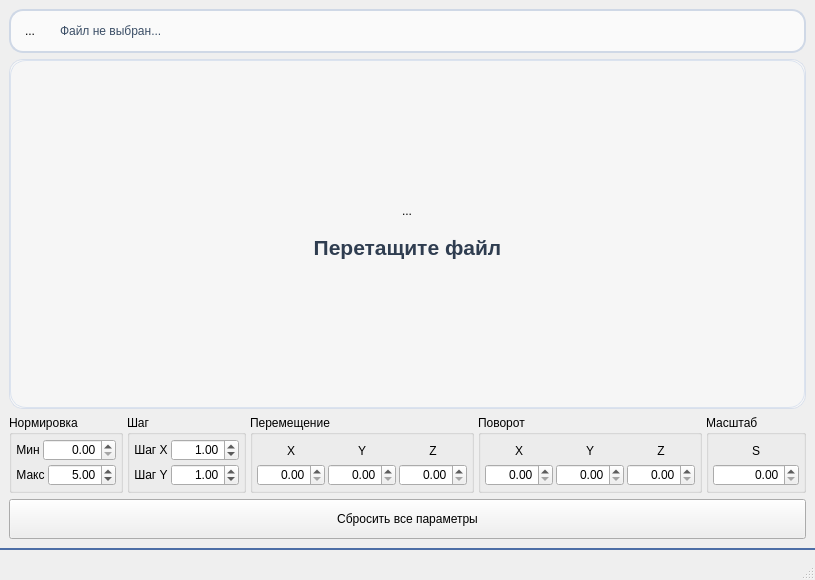
<?xml version="1.0" encoding="UTF-8"?>
<ui version="4.0">
 <class>MainWindow</class>
 <widget class="QMainWindow" name="MainWindow">
  <property name="geometry">
   <rect>
    <x>0</x>
    <y>0</y>
    <width>815</width>
    <height>580</height>
   </rect>
  </property>
  <property name="sizePolicy">
   <sizepolicy hsizetype="Preferred" vsizetype="Preferred">
    <horstretch>0</horstretch>
    <verstretch>0</verstretch>
   </sizepolicy>
  </property>
  <property name="minimumSize">
   <size>
    <width>815</width>
    <height>580</height>
   </size>
  </property>
  <property name="font">
   <font>
    <family>Segoe UI</family>
    <pointsize>9</pointsize>
   </font>
  </property>
  <property name="windowTitle">
   <string>MainWindow</string>
  </property>
  <property name="styleSheet">
   <string notr="true">QMainWindow, QWidget#centralwidget {
    background: qlineargradient(x1:0, y1:0, x2:1, y2:1,
                                stop:0 #f3f6fb, stop:0.55 #eef3fb, stop:1 #f4f0f6);
    color: #253246;
}

QMenuBar {
    background: transparent;
    border: none;
}

QPushButton#chooseFileButton {
    background: #ffffff;
    color: #2c3f59;
    border: 2px solid #93a8c6;
    border-radius: 14px;
    padding: 8px 16px;
}
QPushButton#chooseFileButton:hover { background: #f5f9ff; }
QPushButton#chooseFileButton:pressed { background: #eaf2ff; }

QWidget#fileWidget {
    background: rgba(255,255,255,0.7);
    border: 2px solid #cfd8e6;
    border-radius: 14px;
}

QLineEdit#filePathLineEdit {
    background: transparent;
    border: none;
    color: #33465f;
    padding: 0 10px;
    selection-background-color: #2f62c7;
    selection-color: #ffffff;
}
QLineEdit#filePathLineEdit:read-only {
    color: #3b4e66;
}

QFrame#regionFrame, QFrame#columnFrame {
    background: rgba(255,255,255,0.7);
    border: 2px solid #6ac8cc;
    border-radius: 14px;
}

QLabel#regionText, QLabel#columnLabel {
    color: #3a4b61;
}

QComboBox#regionComboBox,
QComboBox#columnComboBox {
    background: rgba(255,255,255,0.65);
    border: 1px solid #b8c8db;
    padding: 0 10px;
    color: #2a3d54;

}
QComboBox#regionComboBox:focus,
QComboBox#columnComboBox:focus {
    border: 2px solid #5cc7cb;
    background: #ffffff;
}

QPushButton#loadDataButton,
QPushButton#calculateMetricsButton {
    color: #ffffff;
    border: none;
    border-radius: 14px;
    padding: 8px 16px;
}
QPushButton#loadDataButton {
    background: qlineargradient(x1:0, y1:0, x2:1, y2:0,
                                stop:0 #17c2c2, stop:1 #0fa8ba);
}
QPushButton#loadDataButton:hover { background: #10b5bf; }
QPushButton#loadDataButton:pressed { background: #0d99a8; }
QPushButton#loadDataButton:disabled {
    background: #cfd4dd;
    color: #f6f7f9;
}

QPushButton#calculateMetricsButton {
    background: qlineargradient(x1:0, y1:0, x2:1, y2:0,
                                stop:0 #2f67d2, stop:1 #1d4fc0);
}
QPushButton#calculateMetricsButton:hover { background: #275cc8; }
QPushButton#calculateMetricsButton:pressed { background: #214fb0; }
QPushButton#calculateMetricsButton:disabled {
    background: #c9ced9;
    color: #eef0f4;
}

QStackedWidget#contentStackedWidget {
    background: rgba(255,255,255,0.45);
    border: 1px solid #d8dfeb;
    border-radius: 14px;
}

QWidget#emptyPage {
    background: qlineargradient(x1:0, y1:0, x2:1, y2:1,
                                stop:0 #f4f8ff, stop:1 #f6f4fa);
    border: 1px solid #dbe3ef;
    border-radius: 16px;
}
QLabel#emptyPageText {
    color: #2f3d50;
    padding: 8px 24px;
}

QTableWidget#tableWidget {
    background: #f7f9fd;
    border: 1px solid #cfd8e6;
    border-radius: 10px;
    gridline-color: #d6dde8;
    alternate-background-color: #eef2f8;
    color: #273a54;
    selection-background-color: #dce9ff;
    selection-color: #273a54;
}

QHeaderView::section {
    background: #244ca6;
    color: #ffffff;
    border: none;
    border-right: 1px solid #6283cb;
    padding: 8px 6px;
}
QTableCornerButton::section {
    background: #244ca6;
    border: none;
}

QScrollBar:vertical, QScrollBar:horizontal {
    background: transparent;
    border: none;
    margin: 2px;
}
QScrollBar::handle:vertical, QScrollBar::handle:horizontal {
    background: #b8c6dd;
    border-radius: 6px;
    min-height: 24px;
    min-width: 24px;
}
QScrollBar::handle:vertical:hover, QScrollBar::handle:horizontal:hover {
    background: #9fb1cf;
}
QScrollBar::add-line, QScrollBar::sub-line,
QScrollBar::add-page, QScrollBar::sub-page {
    background: none;
    border: none;
}

QFrame#minFrame, QFrame#maxFrame, QFrame#medianFrame {
    background: qlineargradient(x1:0, y1:0, x2:1, y2:1,
                                stop:0 #f2f6fb, stop:1 #f7f4fb);
    border: 1px solid #d8e1ee;
    border-radius: 16px;
}

QLabel#minLabelText, QLabel#maxLabelText, QLabel#medianLabelText {
    color: #2b3f5d;
}

QLineEdit#minValueLineEdit,
QLineEdit#maxValueLineEdit,
QLineEdit#medianValueLineEdit {
    background: transparent;
    border: none;
    color: #172739;
    padding-bottom: 4px;
}
QLineEdit#minValueLineEdit:read-only,
QLineEdit#maxValueLineEdit:read-only,
QLineEdit#medianValueLineEdit:read-only {
    color: #1b2c42;
}

QStatusBar {
    background: qlineargradient(x1:0, y1:0, x2:1, y2:0,
                                stop:0 #1f2f46, stop:1 #223a5d);
    color: #ffffff;
    border-top: 2px solid #4d6ea6;
    min-height: 30px;
}
QStatusBar::item { border: none; }
QStatusBar QLabel {
    color: #ffffff;
    padding-left: 8px;
}
</string>
  </property>
  <property name="toolButtonStyle">
   <enum>Qt::ToolButtonStyle::ToolButtonFollowStyle</enum>
  </property>
  <widget class="QWidget" name="centralwidget">
   <property name="sizePolicy">
    <sizepolicy hsizetype="Preferred" vsizetype="Preferred">
     <horstretch>0</horstretch>
     <verstretch>0</verstretch>
    </sizepolicy>
   </property>
   <property name="minimumSize">
    <size>
     <width>0</width>
     <height>0</height>
    </size>
   </property>
   <layout class="QVBoxLayout" name="verticalLayout_6">
    <item>
     <layout class="QHBoxLayout" name="fileRowLayout">
      <item>
       <widget class="QWidget" name="fileWidget" native="true">
        <layout class="QHBoxLayout" name="horizontalLayout">
         <item>
          <widget class="QToolButton" name="icon_2">
           <property name="enabled">
            <bool>true</bool>
           </property>
           <property name="cursor">
            <cursorShape>PointingHandCursor</cursorShape>
           </property>
           <property name="text">
            <string>...</string>
           </property>
           <property name="icon">
            <iconset>
             <normalon>:/icons/icons/CSV.svg</normalon>
            </iconset>
           </property>
           <property name="iconSize">
            <size>
             <width>30</width>
             <height>30</height>
            </size>
           </property>
           <property name="autoRaise">
            <bool>true</bool>
           </property>
          </widget>
         </item>
         <item>
          <widget class="QLineEdit" name="filePathLineEdit">
           <property name="minimumSize">
            <size>
             <width>0</width>
             <height>26</height>
            </size>
           </property>
           <property name="font">
            <font>
             <pointsize>9</pointsize>
            </font>
           </property>
           <property name="text">
            <string>Файл не выбран...</string>
           </property>
           <property name="alignment">
            <set>Qt::AlignmentFlag::AlignLeading|Qt::AlignmentFlag::AlignLeft|Qt::AlignmentFlag::AlignVCenter</set>
           </property>
           <property name="readOnly">
            <bool>true</bool>
           </property>
           <property name="placeholderText">
            <string>The file was not selected</string>
           </property>
          </widget>
         </item>
        </layout>
       </widget>
      </item>
     </layout>
    </item>
    <item>
     <layout class="QHBoxLayout" name="controlRowLayout"/>
    </item>
    <item>
     <widget class="QStackedWidget" name="contentStackedWidget">
      <property name="sizePolicy">
       <sizepolicy hsizetype="Expanding" vsizetype="Expanding">
        <horstretch>0</horstretch>
        <verstretch>0</verstretch>
       </sizepolicy>
      </property>
      <property name="acceptDrops">
       <bool>true</bool>
      </property>
      <property name="currentIndex">
       <number>0</number>
      </property>
      <widget class="QWidget" name="emptyPage">
       <property name="acceptDrops">
        <bool>true</bool>
       </property>
       <layout class="QVBoxLayout" name="verticalLayout">
        <item>
         <spacer name="verticalSpacer">
          <property name="orientation">
           <enum>Qt::Orientation::Vertical</enum>
          </property>
          <property name="sizeHint" stdset="0">
           <size>
            <width>20</width>
            <height>40</height>
           </size>
          </property>
         </spacer>
        </item>
        <item alignment="Qt::AlignmentFlag::AlignHCenter">
         <widget class="QToolButton" name="icon_4">
          <property name="enabled">
           <bool>true</bool>
          </property>
          <property name="sizePolicy">
           <sizepolicy hsizetype="Preferred" vsizetype="Preferred">
            <horstretch>0</horstretch>
            <verstretch>0</verstretch>
           </sizepolicy>
          </property>
          <property name="font">
           <font>
            <pointsize>9</pointsize>
           </font>
          </property>
          <property name="cursor">
           <cursorShape>PointingHandCursor</cursorShape>
          </property>
          <property name="acceptDrops">
           <bool>true</bool>
          </property>
          <property name="text">
           <string>...</string>
          </property>
          <property name="icon">
           <iconset resource="resources.qrc">
            <normaloff>:/icons/icons/downloadFile.svg</normaloff>
            <normalon>:/icons/icons/downloadFile.svg</normalon>:/icons/icons/downloadFile.svg</iconset>
          </property>
          <property name="iconSize">
           <size>
            <width>85</width>
            <height>85</height>
           </size>
          </property>
          <property name="autoRaise">
           <bool>true</bool>
          </property>
         </widget>
        </item>
        <item>
         <widget class="QLabel" name="emptyPageText">
          <property name="font">
           <font>
            <pointsize>16</pointsize>
            <bold>true</bold>
           </font>
          </property>
          <property name="acceptDrops">
           <bool>true</bool>
          </property>
          <property name="text">
           <string>Перетащите файл</string>
          </property>
          <property name="alignment">
           <set>Qt::AlignmentFlag::AlignCenter</set>
          </property>
          <property name="wordWrap">
           <bool>true</bool>
          </property>
         </widget>
        </item>
        <item>
         <spacer name="verticalSpacer_2">
          <property name="orientation">
           <enum>Qt::Orientation::Vertical</enum>
          </property>
          <property name="sizeHint" stdset="0">
           <size>
            <width>20</width>
            <height>40</height>
           </size>
          </property>
         </spacer>
        </item>
       </layout>
      </widget>
      <widget class="QWidget" name="graphPage">
       <property name="acceptDrops">
        <bool>true</bool>
       </property>
       <layout class="QVBoxLayout" name="verticalLayout_2">
        <item>
         <widget class="QGraphicsView" name="graphicsView">
          <property name="verticalScrollBarPolicy">
           <enum>Qt::ScrollBarPolicy::ScrollBarAlwaysOff</enum>
          </property>
          <property name="horizontalScrollBarPolicy">
           <enum>Qt::ScrollBarPolicy::ScrollBarAlwaysOff</enum>
          </property>
         </widget>
        </item>
       </layout>
      </widget>
     </widget>
    </item>
    <item>
     <layout class="QHBoxLayout" name="bottomRowLayout">
      <property name="spacing">
       <number>4</number>
      </property>
      <property name="leftMargin">
       <number>0</number>
      </property>
      <property name="topMargin">
       <number>0</number>
      </property>
      <property name="rightMargin">
       <number>0</number>
      </property>
      <property name="bottomMargin">
       <number>0</number>
      </property>
      <item>
       <widget class="QGroupBox" name="groupBox">
        <property name="title">
         <string>Нормировка</string>
        </property>
        <layout class="QVBoxLayout" name="verticalLayout_3">
         <property name="spacing">
          <number>3</number>
         </property>
         <property name="leftMargin">
          <number>4</number>
         </property>
         <property name="topMargin">
          <number>4</number>
         </property>
         <property name="rightMargin">
          <number>4</number>
         </property>
         <property name="bottomMargin">
          <number>4</number>
         </property>
         <item>
          <layout class="QHBoxLayout" name="horizontalLayout_3">
           <property name="spacing">
            <number>3</number>
           </property>
           <item>
            <widget class="QLabel" name="label_2">
             <property name="text">
              <string>Мин</string>
             </property>
             <property name="alignment">
              <set>Qt::AlignmentFlag::AlignCenter</set>
             </property>
            </widget>
           </item>
           <item>
            <widget class="QDoubleSpinBox" name="doubleSpinBox_2">
             <property name="sizePolicy">
              <sizepolicy hsizetype="Expanding" vsizetype="Fixed">
               <horstretch>0</horstretch>
               <verstretch>0</verstretch>
              </sizepolicy>
             </property>
             <property name="minimumSize">
              <size>
               <width>68</width>
               <height>0</height>
              </size>
             </property>
             <property name="alignment">
              <set>Qt::AlignmentFlag::AlignRight|Qt::AlignmentFlag::AlignTrailing|Qt::AlignmentFlag::AlignVCenter</set>
             </property>
            </widget>
           </item>
          </layout>
         </item>
         <item>
          <layout class="QHBoxLayout" name="horizontalLayout_2">
           <property name="spacing">
            <number>3</number>
           </property>
           <item>
            <widget class="QLabel" name="label">
             <property name="text">
              <string>Макс</string>
             </property>
             <property name="alignment">
              <set>Qt::AlignmentFlag::AlignCenter</set>
             </property>
            </widget>
           </item>
           <item>
            <widget class="QDoubleSpinBox" name="doubleSpinBox">
             <property name="sizePolicy">
              <sizepolicy hsizetype="Expanding" vsizetype="Fixed">
               <horstretch>0</horstretch>
               <verstretch>0</verstretch>
              </sizepolicy>
             </property>
             <property name="minimumSize">
              <size>
               <width>68</width>
               <height>0</height>
              </size>
             </property>
             <property name="alignment">
              <set>Qt::AlignmentFlag::AlignRight|Qt::AlignmentFlag::AlignTrailing|Qt::AlignmentFlag::AlignVCenter</set>
             </property>
             <property name="value">
              <double>5.000000000000000</double>
             </property>
            </widget>
           </item>
          </layout>
         </item>
        </layout>
       </widget>
      </item>
      <item>
       <widget class="QGroupBox" name="groupBox_2">
        <property name="title">
         <string>Шаг</string>
        </property>
        <layout class="QVBoxLayout" name="verticalLayout_7">
         <property name="spacing">
          <number>3</number>
         </property>
         <property name="leftMargin">
          <number>4</number>
         </property>
         <property name="topMargin">
          <number>4</number>
         </property>
         <property name="rightMargin">
          <number>4</number>
         </property>
         <property name="bottomMargin">
          <number>4</number>
         </property>
         <item>
          <layout class="QHBoxLayout" name="horizontalLayout_4">
           <property name="spacing">
            <number>3</number>
           </property>
           <item>
            <widget class="QLabel" name="label_3">
             <property name="text">
              <string>Шаг X</string>
             </property>
             <property name="alignment">
              <set>Qt::AlignmentFlag::AlignCenter</set>
             </property>
            </widget>
           </item>
           <item>
            <widget class="QDoubleSpinBox" name="doubleSpinBox_3">
             <property name="sizePolicy">
              <sizepolicy hsizetype="Expanding" vsizetype="Fixed">
               <horstretch>0</horstretch>
               <verstretch>0</verstretch>
              </sizepolicy>
             </property>
             <property name="minimumSize">
              <size>
               <width>68</width>
               <height>0</height>
              </size>
             </property>
             <property name="alignment">
              <set>Qt::AlignmentFlag::AlignRight|Qt::AlignmentFlag::AlignTrailing|Qt::AlignmentFlag::AlignVCenter</set>
             </property>
             <property name="value">
              <double>1.000000000000000</double>
             </property>
            </widget>
           </item>
          </layout>
         </item>
         <item>
          <layout class="QHBoxLayout" name="horizontalLayout_7">
           <property name="spacing">
            <number>3</number>
           </property>
           <item>
            <widget class="QLabel" name="label_4">
             <property name="text">
              <string>Шаг Y</string>
             </property>
             <property name="alignment">
              <set>Qt::AlignmentFlag::AlignCenter</set>
             </property>
            </widget>
           </item>
           <item>
            <widget class="QDoubleSpinBox" name="doubleSpinBox_4">
             <property name="sizePolicy">
              <sizepolicy hsizetype="Expanding" vsizetype="Fixed">
               <horstretch>0</horstretch>
               <verstretch>0</verstretch>
              </sizepolicy>
             </property>
             <property name="minimumSize">
              <size>
               <width>68</width>
               <height>0</height>
              </size>
             </property>
             <property name="alignment">
              <set>Qt::AlignmentFlag::AlignRight|Qt::AlignmentFlag::AlignTrailing|Qt::AlignmentFlag::AlignVCenter</set>
             </property>
             <property name="value">
              <double>1.000000000000000</double>
             </property>
            </widget>
           </item>
          </layout>
         </item>
        </layout>
       </widget>
      </item>
      <item>
       <widget class="QGroupBox" name="groupBox_3">
        <property name="title">
         <string>Перемещение </string>
        </property>
        <layout class="QHBoxLayout" name="horizontalLayout_5">
         <property name="spacing">
          <number>3</number>
         </property>
         <property name="leftMargin">
          <number>4</number>
         </property>
         <property name="topMargin">
          <number>4</number>
         </property>
         <property name="rightMargin">
          <number>4</number>
         </property>
         <property name="bottomMargin">
          <number>4</number>
         </property>
         <item>
          <layout class="QVBoxLayout" name="verticalLayout_4">
           <property name="spacing">
            <number>2</number>
           </property>
           <item>
            <widget class="QLabel" name="label_6">
             <property name="text">
              <string>X</string>
             </property>
             <property name="alignment">
              <set>Qt::AlignmentFlag::AlignCenter</set>
             </property>
            </widget>
           </item>
           <item>
            <widget class="QDoubleSpinBox" name="doubleSpinBox_5">
             <property name="sizePolicy">
              <sizepolicy hsizetype="Expanding" vsizetype="Fixed">
               <horstretch>0</horstretch>
               <verstretch>0</verstretch>
              </sizepolicy>
             </property>
             <property name="minimumSize">
              <size>
               <width>68</width>
               <height>0</height>
              </size>
             </property>
             <property name="alignment">
              <set>Qt::AlignmentFlag::AlignRight|Qt::AlignmentFlag::AlignTrailing|Qt::AlignmentFlag::AlignVCenter</set>
             </property>
            </widget>
           </item>
          </layout>
         </item>
         <item>
          <layout class="QVBoxLayout" name="verticalLayout_5">
           <property name="spacing">
            <number>2</number>
           </property>
           <item>
            <widget class="QLabel" name="label_7">
             <property name="text">
              <string>Y</string>
             </property>
             <property name="alignment">
              <set>Qt::AlignmentFlag::AlignCenter</set>
             </property>
            </widget>
           </item>
           <item>
            <widget class="QDoubleSpinBox" name="doubleSpinBox_6">
             <property name="sizePolicy">
              <sizepolicy hsizetype="Expanding" vsizetype="Fixed">
               <horstretch>0</horstretch>
               <verstretch>0</verstretch>
              </sizepolicy>
             </property>
             <property name="minimumSize">
              <size>
               <width>68</width>
               <height>0</height>
              </size>
             </property>
             <property name="alignment">
              <set>Qt::AlignmentFlag::AlignRight|Qt::AlignmentFlag::AlignTrailing|Qt::AlignmentFlag::AlignVCenter</set>
             </property>
            </widget>
           </item>
          </layout>
         </item>
         <item>
          <layout class="QVBoxLayout" name="verticalLayout_8">
           <property name="spacing">
            <number>2</number>
           </property>
           <item>
            <widget class="QLabel" name="label_8">
             <property name="text">
              <string>Z</string>
             </property>
             <property name="alignment">
              <set>Qt::AlignmentFlag::AlignCenter</set>
             </property>
            </widget>
           </item>
           <item>
            <widget class="QDoubleSpinBox" name="doubleSpinBox_7">
             <property name="sizePolicy">
              <sizepolicy hsizetype="Expanding" vsizetype="Fixed">
               <horstretch>0</horstretch>
               <verstretch>0</verstretch>
              </sizepolicy>
             </property>
             <property name="minimumSize">
              <size>
               <width>68</width>
               <height>0</height>
              </size>
             </property>
             <property name="alignment">
              <set>Qt::AlignmentFlag::AlignRight|Qt::AlignmentFlag::AlignTrailing|Qt::AlignmentFlag::AlignVCenter</set>
             </property>
            </widget>
           </item>
          </layout>
         </item>
        </layout>
       </widget>
      </item>
      <item>
       <widget class="QGroupBox" name="groupBox_5">
        <property name="title">
         <string>Поворот</string>
        </property>
        <layout class="QHBoxLayout" name="horizontalLayout_6">
         <property name="spacing">
          <number>3</number>
         </property>
         <property name="leftMargin">
          <number>4</number>
         </property>
         <property name="topMargin">
          <number>4</number>
         </property>
         <property name="rightMargin">
          <number>4</number>
         </property>
         <property name="bottomMargin">
          <number>4</number>
         </property>
         <item>
          <layout class="QVBoxLayout" name="verticalLayout_9">
           <property name="spacing">
            <number>2</number>
           </property>
           <item>
            <widget class="QLabel" name="label_9">
             <property name="text">
              <string>X</string>
             </property>
             <property name="alignment">
              <set>Qt::AlignmentFlag::AlignCenter</set>
             </property>
            </widget>
           </item>
           <item>
            <widget class="QDoubleSpinBox" name="doubleSpinBox_8">
             <property name="sizePolicy">
              <sizepolicy hsizetype="Expanding" vsizetype="Fixed">
               <horstretch>0</horstretch>
               <verstretch>0</verstretch>
              </sizepolicy>
             </property>
             <property name="minimumSize">
              <size>
               <width>68</width>
               <height>0</height>
              </size>
             </property>
             <property name="alignment">
              <set>Qt::AlignmentFlag::AlignRight|Qt::AlignmentFlag::AlignTrailing|Qt::AlignmentFlag::AlignVCenter</set>
             </property>
            </widget>
           </item>
          </layout>
         </item>
         <item>
          <layout class="QVBoxLayout" name="verticalLayout_10">
           <property name="spacing">
            <number>2</number>
           </property>
           <item>
            <widget class="QLabel" name="label_10">
             <property name="text">
              <string>Y</string>
             </property>
             <property name="alignment">
              <set>Qt::AlignmentFlag::AlignCenter</set>
             </property>
            </widget>
           </item>
           <item>
            <widget class="QDoubleSpinBox" name="doubleSpinBox_9">
             <property name="sizePolicy">
              <sizepolicy hsizetype="Expanding" vsizetype="Fixed">
               <horstretch>0</horstretch>
               <verstretch>0</verstretch>
              </sizepolicy>
             </property>
             <property name="minimumSize">
              <size>
               <width>68</width>
               <height>0</height>
              </size>
             </property>
             <property name="alignment">
              <set>Qt::AlignmentFlag::AlignRight|Qt::AlignmentFlag::AlignTrailing|Qt::AlignmentFlag::AlignVCenter</set>
             </property>
            </widget>
           </item>
          </layout>
         </item>
         <item>
          <layout class="QVBoxLayout" name="verticalLayout_11">
           <property name="spacing">
            <number>2</number>
           </property>
           <item>
            <widget class="QLabel" name="label_11">
             <property name="text">
              <string>Z</string>
             </property>
             <property name="alignment">
              <set>Qt::AlignmentFlag::AlignCenter</set>
             </property>
            </widget>
           </item>
           <item>
            <widget class="QDoubleSpinBox" name="doubleSpinBox_10">
             <property name="sizePolicy">
              <sizepolicy hsizetype="Expanding" vsizetype="Fixed">
               <horstretch>0</horstretch>
               <verstretch>0</verstretch>
              </sizepolicy>
             </property>
             <property name="minimumSize">
              <size>
               <width>68</width>
               <height>0</height>
              </size>
             </property>
             <property name="alignment">
              <set>Qt::AlignmentFlag::AlignRight|Qt::AlignmentFlag::AlignTrailing|Qt::AlignmentFlag::AlignVCenter</set>
             </property>
            </widget>
           </item>
          </layout>
         </item>
        </layout>
       </widget>
      </item>
      <item>
       <widget class="QGroupBox" name="groupBox_4">
        <property name="title">
         <string>Масштаб</string>
        </property>
        <layout class="QVBoxLayout" name="verticalLayout_18">
         <property name="spacing">
          <number>2</number>
         </property>
         <property name="leftMargin">
          <number>4</number>
         </property>
         <property name="topMargin">
          <number>4</number>
         </property>
         <property name="rightMargin">
          <number>4</number>
         </property>
         <property name="bottomMargin">
          <number>4</number>
         </property>
         <item>
          <widget class="QLabel" name="label_17">
           <property name="text">
            <string>S</string>
           </property>
           <property name="alignment">
            <set>Qt::AlignmentFlag::AlignCenter</set>
           </property>
          </widget>
         </item>
         <item>
          <widget class="QDoubleSpinBox" name="doubleSpinBox_14">
           <property name="sizePolicy">
            <sizepolicy hsizetype="Expanding" vsizetype="Fixed">
             <horstretch>0</horstretch>
             <verstretch>0</verstretch>
            </sizepolicy>
           </property>
           <property name="minimumSize">
            <size>
             <width>68</width>
             <height>0</height>
            </size>
           </property>
           <property name="alignment">
            <set>Qt::AlignmentFlag::AlignRight|Qt::AlignmentFlag::AlignTrailing|Qt::AlignmentFlag::AlignVCenter</set>
           </property>
          </widget>
         </item>
        </layout>
       </widget>
      </item>
     </layout>
    </item>
    <item>
     <widget class="QPushButton" name="pushButton">
      <property name="minimumSize">
       <size>
        <width>0</width>
        <height>40</height>
       </size>
      </property>
      <property name="text">
       <string>Сбросить все параметры</string>
      </property>
     </widget>
    </item>
   </layout>
  </widget>
  <widget class="QMenuBar" name="menubar">
   <property name="geometry">
    <rect>
     <x>0</x>
     <y>0</y>
     <width>815</width>
     <height>24</height>
    </rect>
   </property>
  </widget>
  <widget class="QStatusBar" name="statusbar"/>
 </widget>
 <resources>
  <include location="resources.qrc"/>
 </resources>
 <connections/>
</ui>
